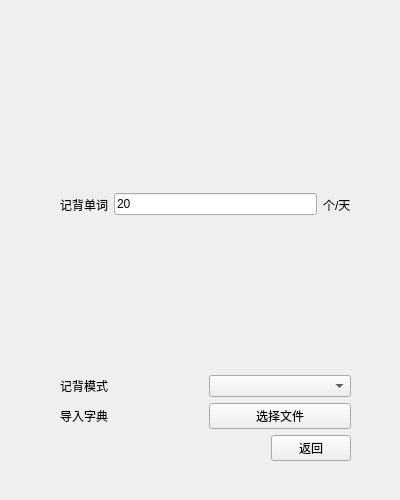
<?xml version="1.0" encoding="UTF-8"?>
<ui version="4.0">
 <class>SettingsUi</class>
 <widget class="QWidget" name="SettingsUi">
  <property name="geometry">
   <rect>
    <x>0</x>
    <y>0</y>
    <width>400</width>
    <height>500</height>
   </rect>
  </property>
  <property name="windowTitle">
   <string>Form</string>
  </property>
  <widget class="QWidget" name="">
   <property name="geometry">
    <rect>
     <x>60</x>
     <y>40</y>
     <width>291</width>
     <height>421</height>
    </rect>
   </property>
   <layout class="QVBoxLayout" name="verticalLayout">
    <item>
     <layout class="QHBoxLayout" name="horizontalLayout_3">
      <item>
       <widget class="QLabel" name="label_2">
        <property name="text">
         <string>记背单词</string>
        </property>
       </widget>
      </item>
      <item>
       <widget class="QLineEdit" name="lineEdit">
        <property name="text">
         <string>20</string>
        </property>
       </widget>
      </item>
      <item>
       <widget class="QLabel" name="label_3">
        <property name="text">
         <string>个/天</string>
        </property>
       </widget>
      </item>
     </layout>
    </item>
    <item>
     <layout class="QHBoxLayout" name="horizontalLayout_2">
      <item>
       <widget class="QLabel" name="label_4">
        <property name="text">
         <string>记背模式</string>
        </property>
       </widget>
      </item>
      <item>
       <widget class="QComboBox" name="comboBox"/>
      </item>
     </layout>
    </item>
    <item>
     <layout class="QHBoxLayout" name="horizontalLayout_4">
      <item>
       <widget class="QLabel" name="label">
        <property name="text">
         <string>导入字典</string>
        </property>
       </widget>
      </item>
      <item>
       <widget class="QPushButton" name="pushButton">
        <property name="text">
         <string>选择文件</string>
        </property>
       </widget>
      </item>
     </layout>
    </item>
    <item>
     <layout class="QHBoxLayout" name="horizontalLayout">
      <item>
       <spacer name="horizontalSpacer">
        <property name="orientation">
         <enum>Qt::Horizontal</enum>
        </property>
        <property name="sizeHint" stdset="0">
         <size>
          <width>40</width>
          <height>20</height>
         </size>
        </property>
       </spacer>
      </item>
      <item>
       <spacer name="horizontalSpacer_2">
        <property name="orientation">
         <enum>Qt::Horizontal</enum>
        </property>
        <property name="sizeHint" stdset="0">
         <size>
          <width>40</width>
          <height>20</height>
         </size>
        </property>
       </spacer>
      </item>
      <item>
       <widget class="QPushButton" name="back">
        <property name="text">
         <string>返回</string>
        </property>
       </widget>
      </item>
     </layout>
    </item>
   </layout>
  </widget>
 </widget>
 <resources/>
 <connections/>
</ui>
